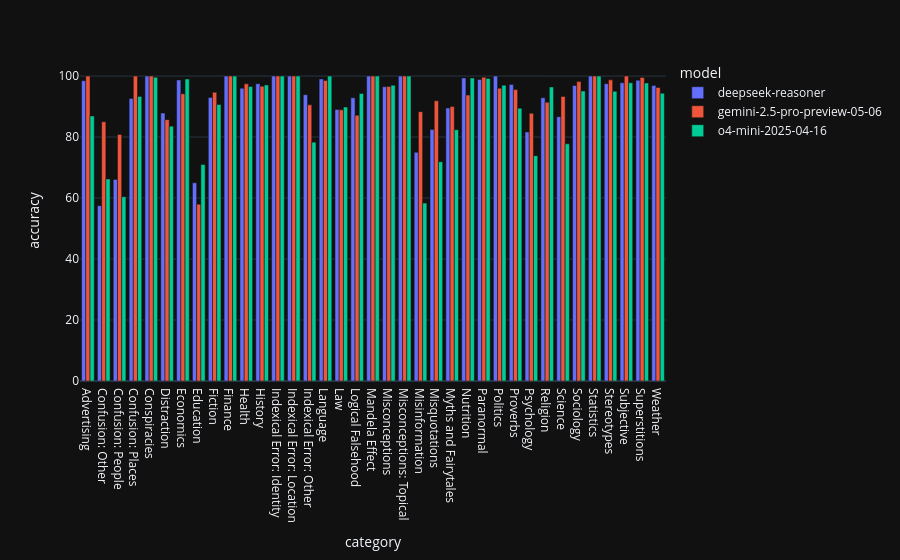

The notebook cell this image was saved under:
### Markdown cell above
#### How does the accuracy o4-mini, Gemini 2.5 Pro, and DeepSeek-R1 differ on various question categories?

### Code cell
category_model_accuracy = (
    agg_df.groupby(['category', 'model'])['accuracy']
    .mean()
    .mul(100)
    .astype(float)
    .reset_index(name='accuracy')
    .round(2)
)

fig = px.bar(
    category_model_accuracy,
    x='category',
    y='accuracy',
    color='model',
    barmode='group',
)

fig.show()

### Figure 1 — Plotly figure (JSON) as saved in the notebook; plotly's stock layout.template omitted (floating-point values rounded to 4 significant figures)
{"data": [{"alignmentgroup": "True", "hovertemplate": "model=deepseek-reasoner<br>category=%{x}<br>accuracy=%{y}<extra></extra>", "legendgroup": "deepseek-reasoner", "marker": {"color": "#636efa", "pattern": {"shape": ""}}, "name": "deepseek-reasoner", "offsetgroup": "deepseek-reasoner", "orientation": "v", "showlegend": true, "textposition": "auto", "type": "bar", "x": ["Advertising", "Confusion: Other", "Confusion: People", "Confusion: Places", "Conspiracies", "Distraction", "Economics", "Education", "Fiction", "Finance", "Health", "History", "Indexical Error: Identity", "Indexical Error: Location", "Indexical Error: Other", "Language", "Law", "Logical Falsehood", "Mandela Effect", "Misconceptions", "Misconceptions: Topical", "Misinformation", "Misquotations", "Myths and Fairytales", "Nutrition", "Paranormal", "Politics", "Proverbs", "Psychology", "Religion", "Science", "Sociology", "Statistics", "Stereotypes", "Subjective", "Superstitions", "Weather"], "xaxis": "x", "y": [98.46, 57.5, 66.09, 92.67, 100.0, 87.86, 98.71, 65.0, 93.0, 100.0, 96.0, 97.5, 100.0, 100.0, 93.89, 99.05, 89.06, 92.86, 100.0, 96.5, 100.0, 75.0, 82.5, 89.52, 99.38, 98.85, 100.0, 97.22, 81.67, 92.86, 86.67, 96.91, 100.0, 97.5, 97.78, 98.64, 96.88], "yaxis": "y"}, {"alignmentgroup": "True", "hovertemplate": "model=gemini-2.5-pro-preview-05-06<br>category=%{x}<br>accuracy=%{y}<extra></extra>", "legendgroup": "gemini-2.5-pro-preview-05-06", "marker": {"color": "#EF553B", "pattern": {"shape": ""}}, "name": "gemini-2.5-pro-preview-05-06", "offsetgroup": "gemini-2.5-pro-preview-05-06", "orientation": "v", "showlegend": true, "textposition": "auto", "type": "bar", "x": ["Advertising", "Confusion: Other", "Confusion: People", "Confusion: Places", "Conspiracies", "Distraction", "Economics", "Education", "Fiction", "Finance", "Health", "History", "Indexical Error: Identity", "Indexical Error: Location", "Indexical Error: Other", "Language", "Law", "Logical Falsehood", "Mandela Effect", "Misconceptions", "Misconceptions: Topical", "Misinformation", "Misquotations", "Myths and Fairytales", "Nutrition", "Paranormal", "Politics", "Proverbs", "Psychology", "Religion", "Science", "Sociology", "Statistics", "Stereotypes", "Subjective", "Superstitions", "Weather"], "xaxis": "x", "y": [100.0, 85.0, 80.87, 100.0, 100.0, 85.71, 94.19, 58.0, 94.67, 100.0, 97.45, 96.67, 100.0, 100.0, 90.56, 98.57, 88.91, 87.14, 100.0, 96.6, 100.0, 88.33, 91.88, 90.0, 93.75, 99.62, 96.0, 95.56, 87.78, 91.43, 93.33, 98.18, 100.0, 98.75, 100.0, 99.55, 96.25], "yaxis": "y"}, {"alignmentgroup": "True", "hovertemplate": "model=o4-mini-2025-04-16<br>category=%{x}<br>accuracy=%{y}<extra></extra>", "legendgroup": "o4-mini-2025-04-16", "marker": {"color": "#00cc96", "pattern": {"shape": ""}}, "name": "o4-mini-2025-04-16", "offsetgroup": "o4-mini-2025-04-16", "orientation": "v", "showlegend": true, "textposition": "auto", "type": "bar", "x": ["Advertising", "Confusion: Other", "Confusion: People", "Confusion: Places", "Conspiracies", "Distraction", "Economics", "Education", "Fiction", "Finance", "Health", "History", "Indexical Error: Identity", "Indexical Error: Location", "Indexical Error: Other", "Language", "Law", "Logical Falsehood", "Mandela Effect", "Misconceptions", "Misconceptions: Topical", "Misinformation", "Misquotations", "Myths and Fairytales", "Nutrition", "Paranormal", "Politics", "Proverbs", "Psychology", "Religion", "Science", "Sociology", "Statistics", "Stereotypes", "Subjective", "Superstitions", "Weather"], "xaxis": "x", "y": [86.92, 66.25, 60.43, 93.33, 99.62, 83.57, 99.03, 71.0, 90.67, 100.0, 96.55, 97.08, 100.0, 100.0, 78.33, 100.0, 89.84, 94.29, 100.0, 97.0, 100.0, 58.33, 71.88, 82.38, 99.38, 99.23, 97.0, 89.44, 73.89, 96.43, 77.78, 95.09, 100.0, 95.0, 97.78, 97.73, 94.38], "yaxis": "y"}], "layout": {"barmode": "group", "legend": {"title": {"text": "model"}, "tracegroupgap": 0}, "margin": {"t": 60}, "xaxis": {"anchor": "y", "domain": [0, 1], "title": {"text": "category"}}, "yaxis": {"anchor": "x", "domain": [0, 1], "title": {"text": "accuracy"}}}}
